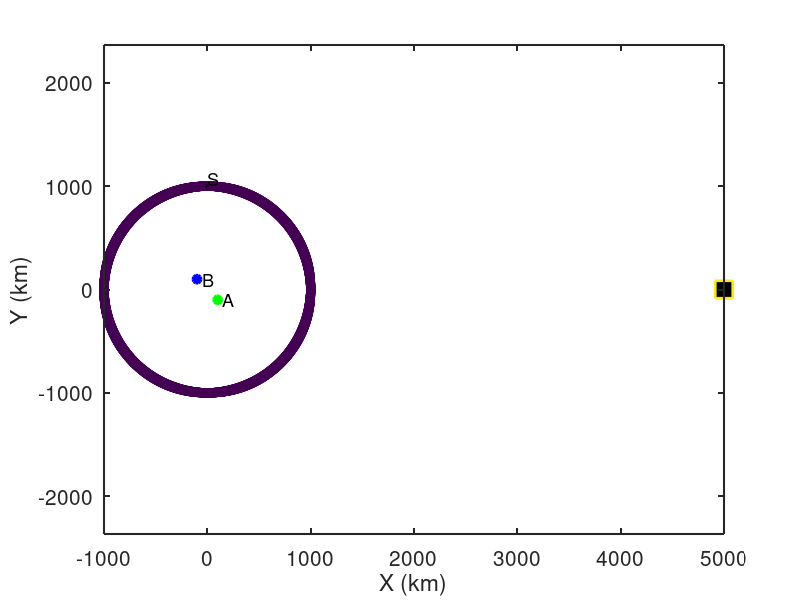

Recreate this plot in MATLAB. (Note: this script raises an error after producing the figure.)
% Simulate ambient noise within a homogeneous, isotropic, acoustic half-space.
% Following course notes from Goran's class and Wapenaar et al. (2005)
%
% This version includes a spurious source resulting in an asymmetric noise
% correlation function.
%
% jbrussell - 7/2023

clear; close all;

addpath('../functions/');

dx = 10; % km
x = [-1000:dx:1000]; % km
y = [-1000:dx:1000]; % km
dt = 1; % sec
Ndays = 10;
t = [0:dt:24*60*60 * Ndays]; % [sec] daily time axis

% Location of virtual source (A)
x_Asrc = 100; % km
y_Asrc = -100; % km

% Location of receiver (B)
x_Brec = -100; % km
y_Brec = 100; % km

% Location of "source" ring (S)
N_excite = 1; % number of times to randomly excite the wavelet
dtheta = 0.1;
theta_S = [0:dtheta:360-dtheta];
theta_S(end) = linspace(90-0,90+0,1);
r_S = 1000*ones(size(theta_S)); % [km] radious of source ring
r_S(end) = linspace(5000-0,5000+0,1);
x_S = r_S.*sind(theta_S);
y_S = r_S.*cosd(theta_S);
amp_S = ones(size(x_S)); % amplitude of sources
% Make one spurious noise source that is stronger than the rest
amp_S(end) = 8;

% Medium properties
vel = 3.5; % [km/s] velocity of medium

% Define source type
source_type = 'ricker'; % 'ricker' | 'microseism' | 'lossy_membrane'
% RICKER (impulsive source)
f_cent = 1/8; % 1/100; % [1/s] dominant frequency of Ricker wavelet
% MICROSEISM (continuous source)
fmin = 1/10; % minimum frequency to sum over
fmax = 1/3; % maximum frequency to sum over
% LOSSY MEMBRANE (attenuating membrane)
fmin;
fmax;
alpha = 1e-3; % [1/km] attenuation coefficient

figure(98);
box on; hold on;
plot(x_Asrc,y_Asrc,'og','linewidth',2,'MarkerFaceColor','g');
text(x_Asrc+50,y_Asrc,'A','fontsize',13);
plot(x_Brec,y_Brec,'ob','linewidth',2,'MarkerFaceColor','b');
text(x_Brec+50,y_Brec,'B','fontsize',13);
scatter(x_S,y_S,amp_S*20,amp_S,'sk','linewidth',2,'MarkerFaceColor','k');
text(x_S(1),y_S(1)+75,'S','fontsize',13);
axis square; axis equal;
set(gca,'fontsize',15,'linewidth',1.5,'layer','top');
xlabel('X (km)');
ylabel('Y (km)');

%% Generate wavefield at ring of sources S

% Build frequency axis
Nt = length(t);
Fs = 1./dt;
f = Fs*(0:(Nt/2))/Nt;

% Generate wavefields at A and B due to random noise at all Si
Si_A = zeros(size(t));
Si_B = zeros(size(t));
for isrc = 1:length(x_S)
    R_Si_A = sqrt((x_Asrc-x_S(isrc)).^2 + (y_Asrc-y_S(isrc)).^2); % [km] distance from Si to A
    R_Si_B = sqrt((x_Brec-x_S(isrc)).^2 + (y_Brec-y_S(isrc)).^2); % [km] distance from Si to B

    % Loop through and generate sources, Si
    for ii = 1:N_excite
        if strcmp(source_type,'ricker')
            % Ricker wavelet
            % Generate random wavelet start times
            tshift = max(t) .* rand(1,1);
            Si_A = Si_A + amp_S(isrc) .* ricker_wavelet(t-tshift,R_Si_A(isrc),vel,f_cent);
            Si_B = Si_B + amp_S(isrc) .* ricker_wavelet(t-tshift,R_Si_B(isrc),vel,f_cent);
        elseif strcmp(source_type,'microseism')
            % Continuous microseism source
            freq = f(f>=fmin & f<=fmax);
            phi_rand = (2*pi)*rand(1,length(freq)); % random phase between [0,2*pi]
            Si_A = Si_A + amp_S(isrc) .* microseism_source(t,R_Si_A(isrc),vel,freq,phi_rand);
            Si_B = Si_B + amp_S(isrc) .* microseism_source(t,R_Si_B(isrc),vel,freq,phi_rand);
        elseif strcmp(source_type,'lossy_membrane')
            % 2-D Lossy Membrane response of Magrini & Boschi (2021)
            phi_rand = (2*pi)*rand(1,1); % random phase between [0,2*pi]
            Si_A = Si_A + amp_S(isrc) .* lossy_membrane(t,f,R_Si_A(isrc),vel,alpha,phi_rand);
            Si_B = Si_B + amp_S(isrc) .* lossy_membrane(t,f,R_Si_B(isrc),vel,alpha,phi_rand);
        else
            error('Source type must be ''ricker'' | ''microseism'' | ''lossy_membrane''');
        end
    end
end

% Taper waveform
Si_A = cos_taper(Si_A);
Si_B = cos_taper(Si_B);

% Calculate power spectra
fftA = fft(Si_A);
% fftA = spectrumwhiten_smooth(fftA,0.001);
P_A = abs(fftA/Nt);
P_A = P_A(1:Nt/2+1);
P_A(2:end-1) = 2*P_A(2:end-1);
fftB = fft(Si_B);
% fftB = spectrumwhiten_smooth(fftB,0.001);
P_B = abs(fftB/Nt);
P_B = P_B(1:Nt/2+1);
P_B(2:end-1) = 2*P_B(2:end-1);

% Calculate cross-correlation
cohsum = fftB.*conj(fftA) ./ abs(fftB) ./ abs(fftA);
ccf = real(ifft(cohsum,Nt)); % inverse FFT to get time domain
ccf = fftshift(ccf); % rearrange values as [-lag lag]
ccf = detrend(ccf);
ccf = cos_taper(ccf);
time = ([0:Nt-1]-floor(Nt/2))*dt;  % build lagtime vector for plotting
time = [time(time<0), time(time>=0)];

% Expected time between A and B
R_A_B = sqrt((x_Asrc-x_Brec).^2 + (y_Asrc-y_Brec).^2); % [km] distance from A to B
t_A_B = R_A_B ./ vel;

% Theoretical prediction of ccf from Goran's class notes
ccf_pre = real(1 ./ sqrt(t_A_B.^2 - time.^2));

% Theoretical prediction of spurious source arrival time
azi_A_B = angle((y_Brec-y_Asrc) + 1i*(x_Brec-x_Asrc))*180/pi;
azi_S_A = angle((y_Asrc-y_S(end)) + 1i*(x_Asrc-x_S(end)))*180/pi;
t_A_B_spurious = t_A_B .* cosd(azi_A_B-azi_S_A);


%% Plot summary

figure(99); clf;
set(gcf,'position',[348         179        1040         799],'color','w');

subplot(3,2,1); box on; hold on;
plot(t,Si_A,'-g');
title('A');
set(gca,'fontsize',15,'linewidth',1.5)
xlabel('Time (s)');

subplot(3,2,3); box on; hold on;
plot(1./f,P_A,'-g');
plot(1./f,smooth(P_A,20),'-k','linewidth',2);
plot(1./f_cent*[1 1],[min(P_A) max(P_A)],'--r','linewidth',1.5);
% xlim([0 500]);
set(gca,'fontsize',15,'linewidth',1.5,'xscale','log','yscale','log')
xlabel('Period (s)');

subplot(3,2,2); box on; hold on;
plot(t,Si_B,'-b');
title('B');
set(gca,'fontsize',15,'linewidth',1.5)
xlabel('Time (s)');

subplot(3,2,4); box on; hold on;
plot(1./f,P_B,'-b');
plot(1./f,smooth(P_B,20),'-k','linewidth',2);
plot(1./f_cent*[1 1],[min(P_B) max(P_B)],'--r','linewidth',1.5);
% xlim([0 500]);
set(gca,'fontsize',15,'linewidth',1.5,'xscale','log','yscale','log')
xlabel('Period (s)');

subplot(3,2,[5 6]); box on; hold on;
plot(time,ccf ./ max(ccf),'-k','linewidth',2);
plot(time,ccf_pre ./ max(ccf_pre),'-r','linewidth',1);
plot(t_A_B_spurious*[1 1],[0 1],'--r','linewidth',1);
% plot(t_A_B*[1 1],[0 1],'--g','linewidth',1.5);
% plot(-t_A_B*[1 1],[0 1],'--g','linewidth',1.5);
set(gca,'fontsize',15,'linewidth',1.5)
xlim([-200 200]);
xlabel('Lag Time (s)');

save2pdf('noise_ccf_summary_spurious.pdf',99,300);
